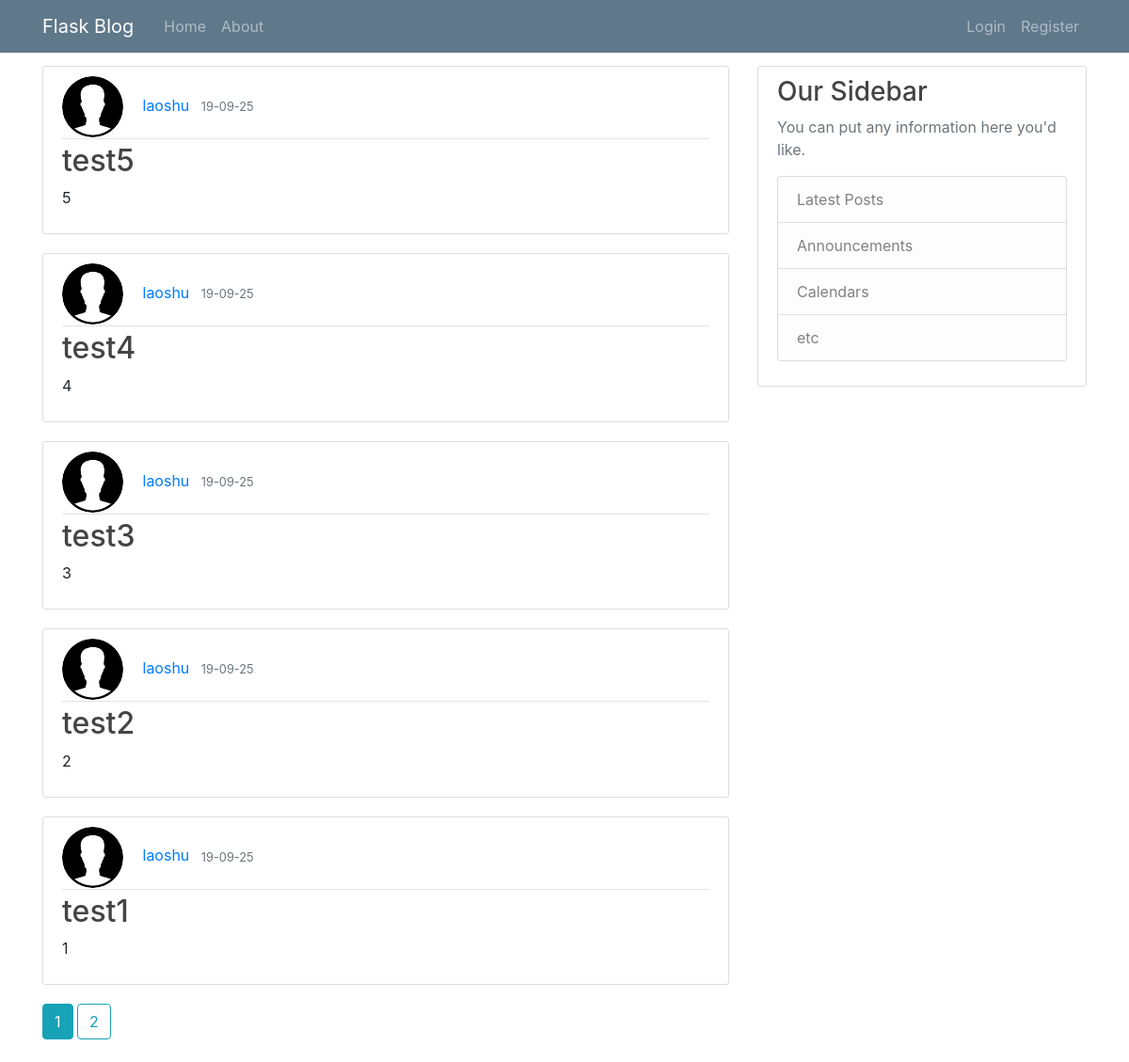
The page /home on the database its author committed.
### flaskblog/models.py (models this page shows, shortened)
class Post(db.Model, UserMixin):
    id = db.Column(db.Integer, primary_key=True)
    title = db.Column(db.String(100), nullable = False)
    date = db.Column(db.DateTime, nullable=False, default = datetime.utcnow)
    content = db.Column(db.Text)
    user_id = db.Column(db.Integer, db.ForeignKey('user.id'), nullable=False)

class User(db.Model, UserMixin):
    id = db.Column(db.Integer, primary_key=True)
    username = db.Column(db.String(20), unique=True, nullable=False)
    email = db.Column(db.String(120), unique=True, nullable=False)
    image_file = db.Column(db.String(20), nullable=False, default='default.jpg')
    password = db.Column(db.String(60), nullable=False)
    posts = db.relationship('Post', backref='author', lazy=True)

### flaskblog/route.py (the view)
@app.route('/')
@app.route('/home')
def home():
    page = request.args.get('page', 1, type=int)
    posts = Post.query.order_by(Post.date.desc()).paginate(page=page, per_page=5)
    return render_template('home.html', posts = posts)

### flaskblog/templates/home.html
{% extends "layout.html" %}
{% block content %}
{% for post in posts.items %}
    <article class="media content-section">
        <div class="media-body">
            <div class="article-metadata">
                <img class="rounded-circle article-img" src="{{url_for('static', filename = post.author.image_file)}}">
                <a class="mr-2" href={{url_for('account')}}>{{ post.author.username }}</a>
                <small class="text-muted">{{ post.date.strftime('%y-%m-%d') }}</small>
            </div>
            <h2><a class="article-title" href="{{url_for('post',post_id = post.id)}}">{{ post.title }}</a></h2>
            <p class="article-content">{{ post.content }}</p>
        </div>
    </article>
{% endfor %}
{% for page_num in posts.iter_pages(left_edge=1, right_edge=1, left_current=1, right_current=2) %}
    {% if page_num %}
        {% if posts.page == page_num %}
            <a class="btn btn-info mb-4" href="{{ url_for('home', page=page_num) }}">{{ page_num }}</a>
        {% else %}
            <a class="btn btn-outline-info mb-4" href="{{ url_for('home', page=page_num) }}">{{ page_num }}</a>
        {% endif %}
    {% else %}
        ...
    {% endif %}
{% endfor %}
{% endblock content %}

### flaskblog/static/main.css (style rules this page uses)
body { background: #fafafa; color: #333333; margin-top: 5rem; }
h1, h2, h3, h4, h5, h6 { color: #444444; }
.content-section { background: #ffffff; padding: 10px 20px; border: 1px solid #dddddd; border-radius: 3px; margin-bottom: 20px; }
.article-title { color: #444444; }
.article-content { white-space: pre-line; }
.article-img { height: 65px; width: 65px; margin-right: 16px; }
.article-metadata { padding-bottom: 1px; margin-bottom: 4px; border-bottom: 1px solid #e3e3e3 }

### rows shown on the page
Post: image_file (placeholder picture), author.username "laoshu", date "19-09-25", title "test5", content "5"
Post: image_file (placeholder picture), author.username "laoshu", date "19-09-25", title "test4", content "4"
Post: image_file (placeholder picture), author.username "laoshu", date "19-09-25", title "test3", content "3"
Post: image_file (placeholder picture), author.username "laoshu", date "19-09-25", title "test2", content "2"
Post: image_file (placeholder picture), author.username "laoshu", date "19-09-25", title "test1", content "1"

### other values the page prints
{{ page_num }} "1"
{{ page_num }} "2"
